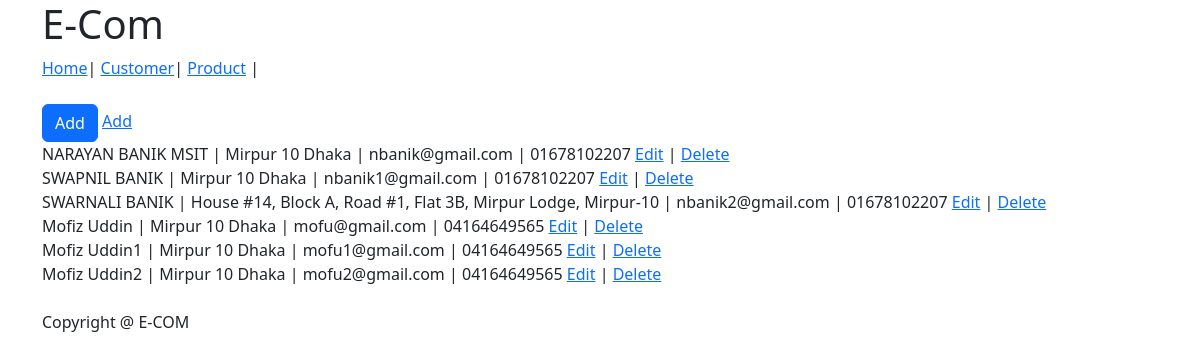
The app's page /listCustomer with its own data.
### store/models.py (models this page shows, shortened)
class Customer(models.Model):
    name = models.CharField(max_length=50, null=False)
    address = models.CharField(max_length=100, null=False)
    email = models.EmailField(unique=True, null=False)
    phone = models.CharField(max_length=50, null=False)
    createDate = models.DateTimeField(auto_now_add=True,null=True)
    updateDate = models.DateTimeField(auto_now=True,null=True)

### store/views.py (the view)
# urls.py: path('listCustomer', CustomerListView.as_view(), name="listCustomer"),
class CustomerListView(ListView):
    template_name = 'store/customerList.html'
    context_object_name = 'customers'
    model = Customer

### templates/store/customerList.html (shortened to what this page needs)
{% extends 'base.html' %}
{% block content %}
    <button type="button" id="addBtn1" class="btn btn-primary" data-bs-toggle="modal" data-bs-target="#exampleModal">
        Add
    </button>
    <a href="{% url 'addCustomer' %}">Add</a>
    <br>
    {% for customer in customers %}
        {{ customer.name }} | {{ customer.address }} | {{ customer.email }} | {{ customer.phone }}
        <a href="{% url 'editCustomer'  customer.id %}"> Edit</a> |
        <a href="{% url 'deleteCustomer' customer.id %}" onclick="return confirm('Are you sure?');"> Delete</a> <br>
    {% endfor %}
{% endblock %}

### records on screen
Customer: name "NARAYAN BANIK MSIT", address "Mirpur 10 Dhaka", email "nbanik@gmail.com", phone "01678102207"
Customer: name "SWAPNIL BANIK", address "Mirpur 10 Dhaka", email "nbanik1@gmail.com", phone "01678102207"
Customer: name "SWARNALI BANIK", address "House #14, Block A, Road #1, Flat 3B, Mirpur Lodge, Mirpur-10", email "nbanik2@gmail.com", phone "01678102207"
Customer: name "Mofiz Uddin", address "Mirpur 10 Dhaka", email "mofu@gmail.com", phone "04164649565"
Customer: name "Mofiz Uddin1", address "Mirpur 10 Dhaka", email "mofu1@gmail.com", phone "04164649565"
Customer: name "Mofiz Uddin2", address "Mirpur 10 Dhaka", email "mofu2@gmail.com", phone "04164649565"
